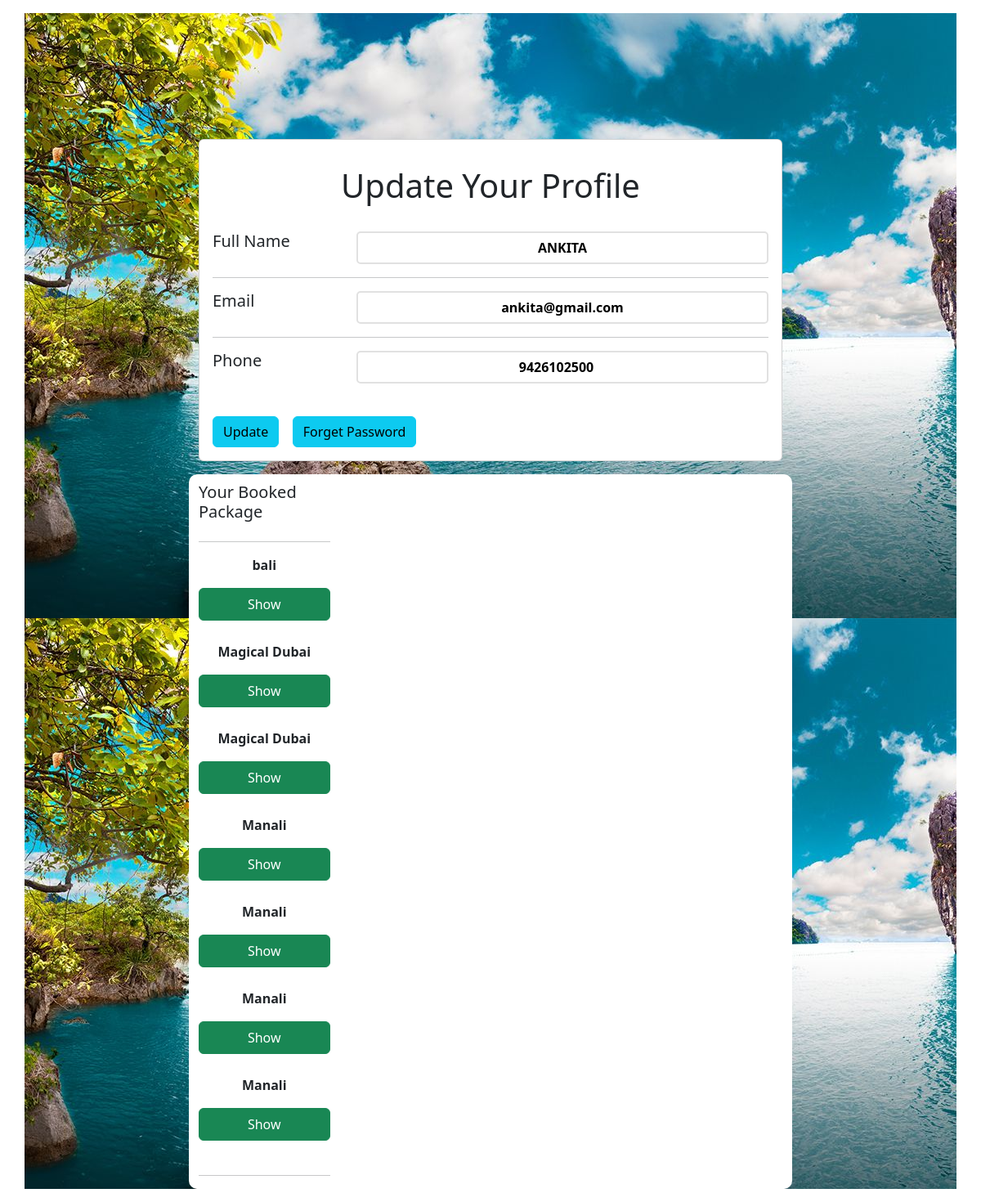
The app's page /profile/ (signed in) with its own data.
### login/models.py (models this page shows)
class user(models.Model):
    name=models.CharField(max_length=50)
    email=models.EmailField(max_length=50)
    phone=models.CharField(max_length=50)
    password=models.CharField(max_length=225)
    def __str__(self):
         return self.name

class booking(models.Model):
    name=models.CharField(max_length=50)
    email=models.EmailField(max_length=50)
    phone_no=models.CharField(max_length=50)
    adults=models.CharField(max_length=50)
    children=models.CharField(max_length=50)
    checkindate=models.CharField(max_length=50)
    checkoutdate=models.CharField(max_length=50)
    packageid=models.CharField(max_length=50)
    price=models.CharField(max_length=225)
    packagename=models.CharField(max_length=50)
    def __str__(self):
        return self.name

### tour/views.py (the view, shortened to what this page needs)
# urls.py: path('profile/',views.profile),
def profile (request):
    data=user.objects.get(id=request.session['id'])
    print(data)
    data2=user.objects.filter(id=request.session['id']).values()
    email=data2[0].get('email')
    data3=booking.objects.filter(email=email)
    print(data3)
    context={
        'data':data3,
        'item':data
    }
    return render (request,'profile.html',context)

### Template/profile.html (shortened to what this page needs)
{%load static%}
<link rel="stylesheet" href="https://cdnjs.cloudflare.com/ajax/libs/twitter-bootstrap/4.1.3/css/bootstrap.min.css">
<link rel="stylesheet" href="https://cdnjs.cloudflare.com/ajax/libs/ionicons/2.0.1/css/ionicons.min.css">
<link href="https://cdn.jsdelivr.net/npm/bootstrap@5.2.3/dist/css/bootstrap.min.css" rel="stylesheet"
>
<link rel="stylesheet" href="{% static 'css/profile.css'%}">
<body>
    <form action="" method="post" enctype="multipart/form-data">
    <div class="container my-3" style="padding-top: 100px; background-image: url(http://127.0.0.1:8000/static/image/456.jpg);">
        <div class="main">
            <div class="row">
                <div class="col-md-4 mt-1">
                        </div>
                    </div>
                </div>
                <div class="col-md-8 mt-1"  style="margin: auto;">
                    <div class="card mb-3 content">
                        <h1 class="m-3 pt-3 text-center ">Update Your Profile</h1>
                        <div class="card-body">
                            <div class="row">
                                <div class="col-md-3">
                                    <h5>Full Name</h5>
                                </div>
                                <div class="col-md-9 text-secondry">
                                    <input type="text" name="name" id="" value="{{item.name}}" required>
                                </div>
                            </div>
                            <hr>
                            <div class="row">
                                <div class="col-md-3">
                                    <h5>Email</h5>
                                </div>
                                <div class="col-md-9 text-secondry">
                                    <input type="text" name="email" id="" value="{{item.email}}" readonly>
                                </div>
                            </div>
                            <hr>
                            <div class="row">
                                <div class="col-md-3">
                                    <h5>Phone</h5>
                                </div>
                                <div class="col-md-9 text-secondry">
                                    <input type="number" name="mobile" id="" value="{{item.phone}}" required>
                                </div>
                            </div>
                            <div class="row" style="margin-top: 40px;">
                                <div class="col-md-9 text-secondry">
                                    <button type="submit" class="btn btn-info">Update</button>
                                    <a href="/forget" class="btn btn-info">Forget Password</a>
                                </div>
                            </div>
                        </form>
                    <div class="row" style="margin-top: 10px; background-color: white; border-radius: 10px;">
                        <div class="col-md-3">
                            <div class="text" style="display: flex; flex-direction: column;">
                            <h5 style="margin-top: 10px; width: 200px;">Your Booked Package</h5>
                            <hr>
                                {% if data %}
                                {% for data1 in data %}
                                <form action="/bookingstatus/" method="post">
                                <p class="text-center" style="font-weight: bolder;">{{data1.packagename}}</p>
                                <input type="submit" style="margin-bottom: 10px;" class="btn btn-success" value="Show">
                                 </form>
                                {% endfor %}
                                {% endif %}
                        </div>
                            <hr>
                        </div>
                    </div>
</body>

### home/static/css/profile.css (style rules this page uses)
.main { padding: 15px; }
.card { position: relative; display: flex; flex-direction: column; }
input { width: 100%; text-align: center; height: 40px; font-weight: bolder; border-radius: 5px; border: 2px solid rgba(225,225, 225, 6); }

### records on screen
user: name "ANKITA", email "ankita@gmail.com", mobile "9426102500"
booking: packagename "bali"
booking: packagename "Magical Dubai"
booking: packagename "Magical Dubai"
booking: packagename "Manali"
booking: packagename "Manali"
booking: packagename "Manali"
booking: packagename "Manali"
